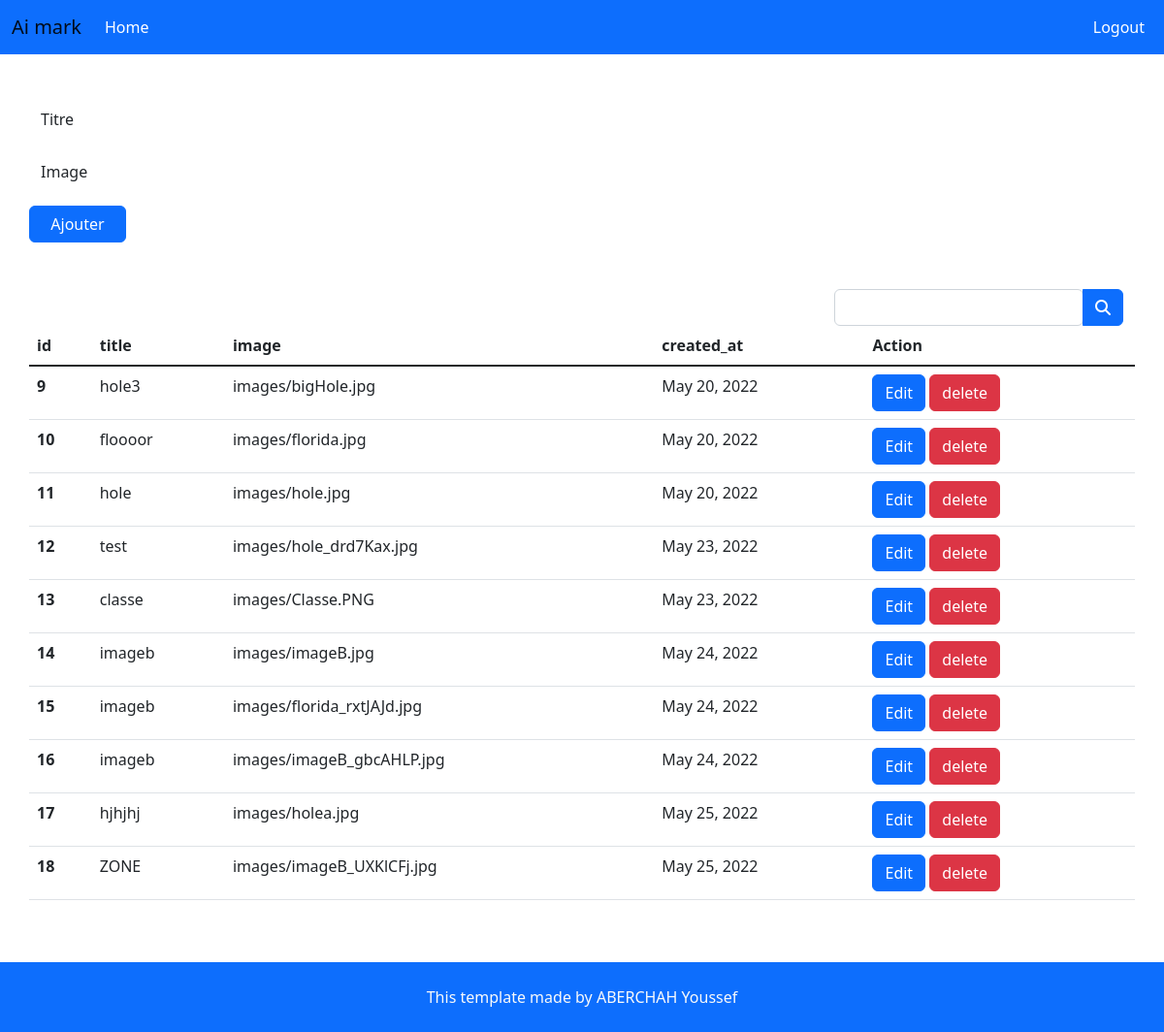
/mark/search, run on the app's committed database.
### aimark/models.py (models this page shows, shortened)
class Mark(models.Model):
    name = models.CharField(max_length=100, null=False)
    image = models.ImageField(max_length=100, null=False,upload_to='images/')
    created_at = models.DateField(default=datetime.now,null=False)

### aimark/views.py (the view)
# urls.py: path('mark/search', views.recherche),
def recherche(request):
    m = request.GET.get("search", "")
    marks = Mark.objects.filter(name__contains=m)
    context = {'marks': marks}
    return render(request, 'addmark.html', context)

### templates/addmark.html (shortened to what this page needs)
<!DOCTYPE html>
<html lang="en">
<head>
    <link href="https://cdn.jsdelivr.net/npm/bootstrap@5.1.3/dist/css/bootstrap.min.css" rel="stylesheet">
    <link href="https://cdn.jsdelivr.net/npm/bootstrap@5.2.0-beta1/dist/css/bootstrap.min.css" rel="stylesheet"
>
</head>
<body>
{% include 'header.html' %}
<form class="form-sample container mt-5" method="POST" action="/mark/add" enctype="multipart/form-data">
    <div class="mb-3 row">
        <label for="name" class="col-sm-2 col-form-label">Titre</label>
        <div class="col-sm-10">
        </div>
    </div>
    <div class="mb-3 row">
        <label for="image" class="col-sm-2 col-form-label">Image</label>
        <div class="col-sm-10">
        </div>
    </div>
    <div class="row">
        <button class="btn btn-primary" style="width: 100px">Ajouter</button>
    </div>
</form>
<div class="container mt-5">
    <div class= "card-header ">
        <form method="GET" action="/mark/search" >
        <div class="input-group justify-content-end">
            <div class="form-outline ">
                <input type="search" name="search" class="form-control" />
            </div>
            <button type="submit"  class="btn btn-primary">
                <i class="fas fa-search"></i>
            </button>
        </div>
        </form>
    </div>
    <div class="row">
        <table class="table">
            <thead>
            <tr>
                <th scope="col">id</th>
                <th scope="col">title</th>
                <th scope="col">image</th>
                <th scope="col">created_at</th>
                <th scope="col">Action</th>
            </tr>
            </thead>
            <tbody>
            {% for mark in marks %}
                <tr>
                    <th scope="row">{{ mark.id }}</th>
                    <td>{{ mark.name }}</td>
                    <td>{{ mark.image }}</td>
                    <td>{{ mark.created_at }}</td>
                    <td><a class="btn btn-primary" href="/mark/edit/{{ mark.id }}">Edit</a>
                        <a class="btn btn-danger" href="/mark/delete/{{ mark.id }}">delete</a></td>
                </tr>
            {% endfor %}
            </tbody>
        </table>
    </div>
</div>
{% include 'footer.html' %}
</body>
</html>

### templates/header.html (shortened to what this page needs)
<nav class="navbar navbar-expand-lg bg-primary text-dark" style="color: white !important;">
    <div class="container-fluid">
        <a class="navbar-brand" href="#">Ai mark</a>
        <div class="collapse navbar-collapse" id="navbarNav">
            <ul class="navbar-nav" style="display: flex;width: 100%;justify-content: space-between">
                <li class="nav-item">
                    <a class="nav-link active" aria-current="page" href="/mark/add" style="color: white !important;">Home</a>
                </li>
                <li class="nav-item">
                    <form method="post" action="/logoutclick">
                        <button class="nav-link active border-0" style="background: none;color: white !important;">Logout</button>
                    </form>
                </li>
            </ul>
        </div>
    </div>
</nav>

### templates/footer.html
<div class="footer-basic mt-5 bg-primary pt-4 pb-4 text-light text-center" >
    <footer>
        This template made by ABERCHAH Youssef
    </footer>
</div>

### data on the page
Mark: id "9", name "hole3", image "images/bigHole.jpg", created_at "May 20, 2022"
Mark: id "10", name "floooor", image "images/florida.jpg", created_at "May 20, 2022"
Mark: id "11", name "hole", image "images/hole.jpg", created_at "May 20, 2022"
Mark: id "12", name "test", image "images/hole_drd7Kax.jpg", created_at "May 23, 2022"
Mark: id "13", name "classe", image "images/Classe.PNG", created_at "May 23, 2022"
Mark: id "14", name "imageb", image "images/imageB.jpg", created_at "May 24, 2022"
Mark: id "15", name "imageb", image "images/florida_rxtJAJd.jpg", created_at "May 24, 2022"
Mark: id "16", name "imageb", image "images/imageB_gbcAHLP.jpg", created_at "May 24, 2022"
Mark: id "17", name "hjhjhj", image "images/holea.jpg", created_at "May 25, 2022"
Mark: id "18", name "ZONE", image "images/imageB_UXKlCFj.jpg", created_at "May 25, 2022"
